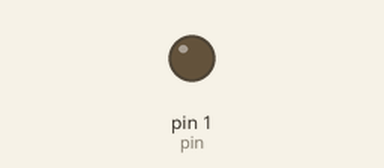
Simulated run of this program. Board: Raspberry Pi (wiringPi pin numbers). Parts: output pins drawn as LEDs (lit = HIGH).

Above: at 0.05 s.
At 1.25 s:
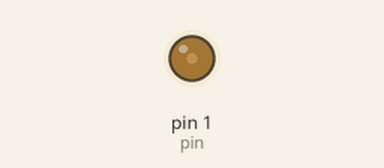
At 2.5 s:
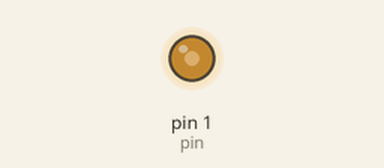
At 5.0 s:
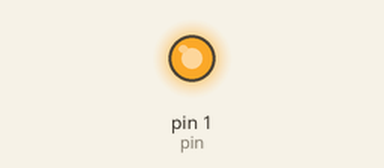
Timing chart, 0 to 6.5 s (numbered marks = the images above):
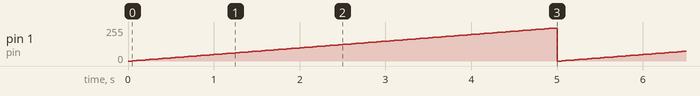

Measured:
- by itself, pin 1 (pin): ramps from 0/255 to 247/255 and jumps back, once every 5.0 s

The program:

pwm_test.py
```python
import wiringpi
import time

pin = 1

io = wiringpi.GPIO(wiringpi.GPIO.WPI_MODE_PINS)
io.pinMode(pin, io.PWM_OUTPUT)

while True:
	count = 0
	while count < 1000:
		io.pwmWrite(pin, count)
		count += 10
		time.sleep(0.05)
```
